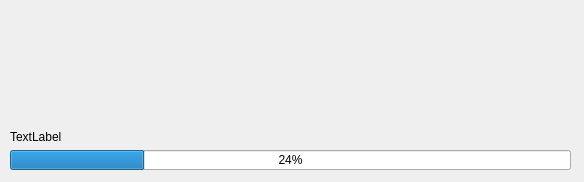
<?xml version="1.0" encoding="UTF-8"?>
<ui version="4.0">
 <class>InitializeModule</class>
 <widget class="QWidget" name="InitializeModule">
  <property name="windowModality">
   <enum>Qt::NonModal</enum>
  </property>
  <property name="geometry">
   <rect>
    <x>0</x>
    <y>0</y>
    <width>584</width>
    <height>182</height>
   </rect>
  </property>
  <property name="cursor">
   <cursorShape>WaitCursor</cursorShape>
  </property>
  <property name="windowTitle">
   <string>BirdSound - 3D Face Scanning</string>
  </property>
  <widget class="QWidget" name="layoutWidget">
   <property name="geometry">
    <rect>
     <x>10</x>
     <y>130</y>
     <width>561</width>
     <height>40</height>
    </rect>
   </property>
   <layout class="QVBoxLayout" name="verticalLayout">
    <item>
     <widget class="QLabel" name="label">
      <property name="text">
       <string>TextLabel</string>
      </property>
     </widget>
    </item>
    <item>
     <widget class="QProgressBar" name="progressBar">
      <property name="value">
       <number>24</number>
      </property>
     </widget>
    </item>
   </layout>
  </widget>
 </widget>
 <resources/>
 <connections/>
</ui>
